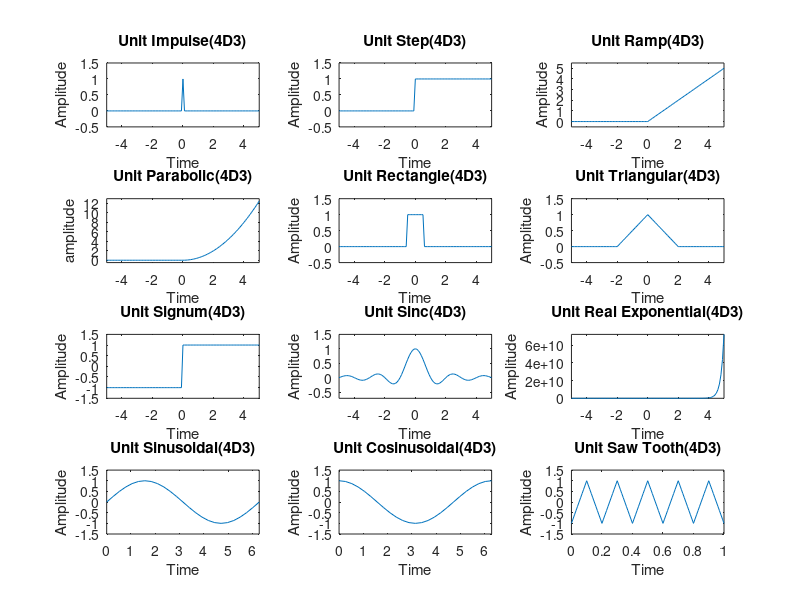

This figure's MATLAB source:
close all;
clear all;

%time range
t=-5:0.1:5;

%Unit Impulse Signal
impulse=1.*(t==0)+0.*(t~=0);
subplot(4,3,1);
plot(t,impulse)
xlabel("Time");
ylabel("Amplitude");
title("Unit Impulse(4D3)");
axis([min(t),max(t), min(impulse)-0.5,max(impulse)+0.5]);

%Unit Step Signal
step=1.*(t>=0)+0.*(t<0);
subplot(4,3,2);
plot(t,step)
xlabel("Time");
ylabel("Amplitude");
title("Unit Step(4D3)");
axis([min(t),max(t), min(step)-0.5,max(step)+0.5]);

%Unit Ramp Signal
ramp=t.*(t>=0)+0.*(t<0);
subplot(4,3,3);
plot(t,ramp)
xlabel("Time");
ylabel("Amplitude");
title("Unit Ramp(4D3)");
axis([min(t),max(t), min(ramp)-0.5,max(ramp)+0.5]);

%Unit Parabolic Signal
parabolic=t.^2/2.*(t>=0)+0.*(t<0);
subplot(4,3,4);
plot(t,parabolic)
xlabel("Time");
ylabel("amplitude");
title("Unit Parabolic(4D3)");
axis([min(t),max(t), min(parabolic)-0.5,max(parabolic)+0.5]);


%Unit Rectangular Signal
rectangle=1.*(abs(t)<=0.5)+0.*(abs(t)>0.5);
subplot(4,3,5);
plot(t,rectangle)
xlabel("Time");
ylabel("Amplitude");
title("Unit Rectangle(4D3)");
axis([min(t),max(t), min(rectangle)-0.5,max(rectangle)+0.5]);

%Unit Triangular Signal
triangular=(1-(abs(t)/2)).*(abs(t)<=2)+0.*(abs(t)>2);
subplot(4,3,6);
plot(t,triangular)
xlabel("Time");
ylabel("Amplitude");
title("Unit Triangular(4D3)");
axis([min(t),max(t), min(triangular)-0.5,max(triangular)+0.5]);

%Unit Signum Signal
signum=1.*(t>=0)-1.*(t<0);
subplot(4,3,7);
plot(t,signum)
xlabel("Time");
ylabel("Amplitude");
title("Unit Signum(4D3)");
axis([min(t),max(t), min(signum)-0.5,max(signum)+0.5]);

%Unit Sinc Signal
u_sinc=sinc(t);
subplot(4,3,8);
plot(t,u_sinc)
xlabel("Time");
ylabel("Amplitude");
title("Unit Sinc(4D3)");
axis([min(t),max(t), min(u_sinc)-0.5,max(u_sinc)+0.5]);


%Unit Real Exponential Signal
real_exponential=exp(5.*t).*(t>=0)+0.*(t<0);
subplot(4,3,9);
plot(t,real_exponential)
xlabel("Time");
ylabel("Amplitude");
title("Unit Real Exponential(4D3)");
axis([min(t),max(t), min(real_exponential)-0.5,max(real_exponential)+0.5]);

%time interval for sin and cos Signals
t1=0:pi/12:2*pi;

%Unit Sin Signal
u_sin=sin(t1);
subplot(4,3,10);
plot(t1,u_sin)
xlabel("Time");
ylabel("Amplitude");
title("Unit Sinusoidal(4D3)");
axis([min(t1),max(t1), min(u_sin)-0.5,max(u_sin)+0.5]);

%Unit Cosine Signal
u_cos=cos(t1);
subplot(4,3,11);
plot(t1,u_cos)
xlabel("Time");
ylabel("Amplitude");
title("Unit Cosinusoidal(4D3)");
axis([min(t1),max(t1), min(u_cos)-0.5,max(u_cos)+0.5]);

%time interval for saw tooth Signal
F=input('enter the frequency:');
T=1/F;
t=0:5*T/100:5*T;

%Umit Sawtooth Signal
u_saw_tooth=sawtooth(2*pi*F*t,1/2);
subplot(4,3,12);
plot(t,u_saw_tooth)
xlabel("Time");
ylabel("Amplitude");
title("Unit Saw Tooth(4D3)");
axis([min(t),max(t), min(u_saw_tooth)-0.5,max(u_saw_tooth)+0.5]);

